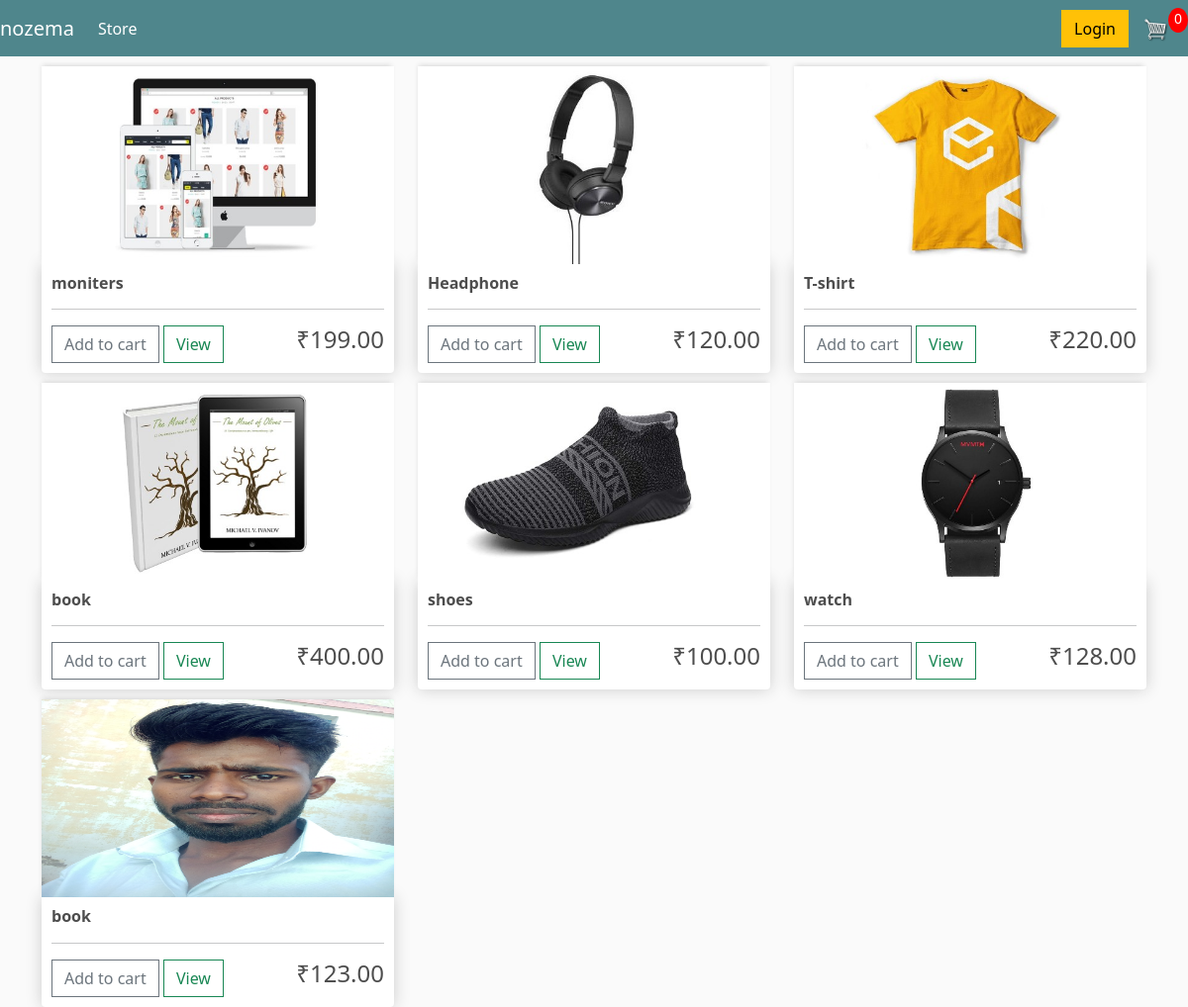
The page / on the database its author committed.
### store/models.py (models this page shows, shortened)
class Product(models.Model):
    name = models.CharField(max_length=200)
    price = models.DecimalField(max_digits=7, decimal_places=2)
    digital = models.BooleanField(default=False, null=True, blank=True)
    image = models.ImageField(null=True, blank = True)
    @property
    def imageURL(self):
        try:
            url = self.image.url
        except:
            url = ""
        return url

### store/views.py (the view)
# urls.py: path('',include('store.urls'))
def store(request):
    data = cartData(request)
    cartItems = data['cartItems']
    products = Product.objects.all()
    context = {'products':products, 'cartItems':cartItems}
    return render(request,"store/store.html",context)

### store/utils.py (called while the page is built, shortened)
def cookieCart(request):
    try:
        cart = json.loads(request.COOKIES['cart'])
    except:
        cart = {}
    print('cart:', cart)
    items = []
    order = {'get_cart_total':0,'get_cart_items':0, 'shipping':False}
    cartItems = order['get_cart_items']
    return {'cartItems':cartItems, 'order':order, 'items':items}

def cartData(request):
    if request.user.is_authenticated:
        customer = request.user.customer
        order, created = Order.objects.get_or_create(customer = customer, complete=False)
        items = order.orderitem_set.all()
        cartItems = order.get_cart_items
    else:
        cookieData = cookieCart(request)
        cartItems = cookieData['cartItems']
        order = cookieData['order']
        items = cookieData['items']
    return {'cartItems':cartItems, 'order':order, 'items':items}

### templates/store/store.html
{% extends 'store/main.html' %}
{% load static%}
{% block content %}
<div class='row'>
    {% for product in products %}
    <div class="col-lg-4">
        <img class="thumbnail" src="{{product.imageURL}}">
        <div class='box-element product'>
            <h6><strong>{{product.name}}</strong></h6>
            <hr>
            <button data-product="{{product.id}}" data-action="add" class="btn btn-outline-secondary add-btn update-cart" >Add to cart</button>
            <a class='btn btn-outline-success' href='#'>View</a>
            <h4 style="display:inlineblock;float:right;">&#x20B9;{{product.price|floatformat:2}}</h4>
        </div>
    </div>
    {% endfor %}
</div>
{% endblock content %}

### templates/store/main.html (shortened to what this page needs)
<!DOCTYPE html>
{% load static%}
<html lang="en">
<head>
    <link rel="stylesheet" href="https://stackpath.bootstrapcdn.com/bootstrap/4.4.1/css/bootstrap.min.css">
    <link href="https://cdn.jsdelivr.net/npm/bootstrap@5.3.1/dist/css/bootstrap.min.css" rel="stylesheet">
    <link rel='stylesheet' type='text/css' href="{% static 'css/main.css' %}"/>
</head>
<body>
    <nav class="navbar navbar-expand-lg navbar-dark bg-dark">
        <a class="navbar-brand" href="{% url 'store' %}">nozema</a>
        <div class="collapse navbar-collapse" id="navbarSupportedContent">
          <ul class="navbar-nav mr-auto">
            <li class="nav-item active">
              <a class="nav-link" href="{% url 'store' %}">Store <span class="sr-only">(current)</span></a>
            </li>
          </ul>
          <div class="form-inline my-2 my-lg-0">
            <a href="#"class="btn btn-warning">Login</a>
            <a href="{% url 'cart' %}">
               <img  id="cart-icon" src="{% static 'images/cart.png' %}">
            </a>
            <p id="cart-total">{{cartItems}}</p>
          </div>
        </div>
      </nav>
    <div class='container'>
        {% block content %}
        {% endblock content %}
    </div>
</body>
</html>

### static/css/main.css (style rules this page uses)
body { background-color: hsl(0, 0%, 98%); }
h1,h2,h3,h4,h5,h6 { color:hsl(0, 0%, 30%); }
.box-element { box-shadow:hsl(0, 0%, 80%) 0 0 16px; background-color: #fff; border-radius: 4px; padding: 10px; }
.thumbnail { width: 100%; height: 200px; -webkit-box-shadow: -1px -3px 5px -2px rgba(214,214,214,1); -moz-box-shadow: -1px -3px 5px -2px rgba(214,214,214,1); box-shadow: -1px -3px 5px -2px rgba(214,214,214,1); }
.product { border-radius: 0 0 4px 4px; }
.bg-dark { background-color: #4f868c!important; }
#cart-icon { width:25px; display: inline-block; margin-left: 15px; }
#cart-total { display: block; text-align: center; color:#fff; background-color: red; width: 20px; height: 25px; border-radius: 50%; font-size: 14px; }
.col-lg-4, .col-lg-6, .col-lg-8, .col-lg-12 { margin-top: 10px; }
.btn { border-radius: 0; }

### rows shown on the page
Product: imageURL (picture), name "moniters", price "199.00"
Product: imageURL (picture), name "Headphone", price "120.00"
Product: imageURL (picture), name "T-shirt", price "220.00"
Product: imageURL (picture), name "book", price "400.00"
Product: imageURL (picture), name "shoes", price "100.00"
Product: imageURL (picture), name "watch", price "128.00"
Product: imageURL (picture), name "book", price "123.00"

### other values the page prints
{{ cartItems }} "0"
